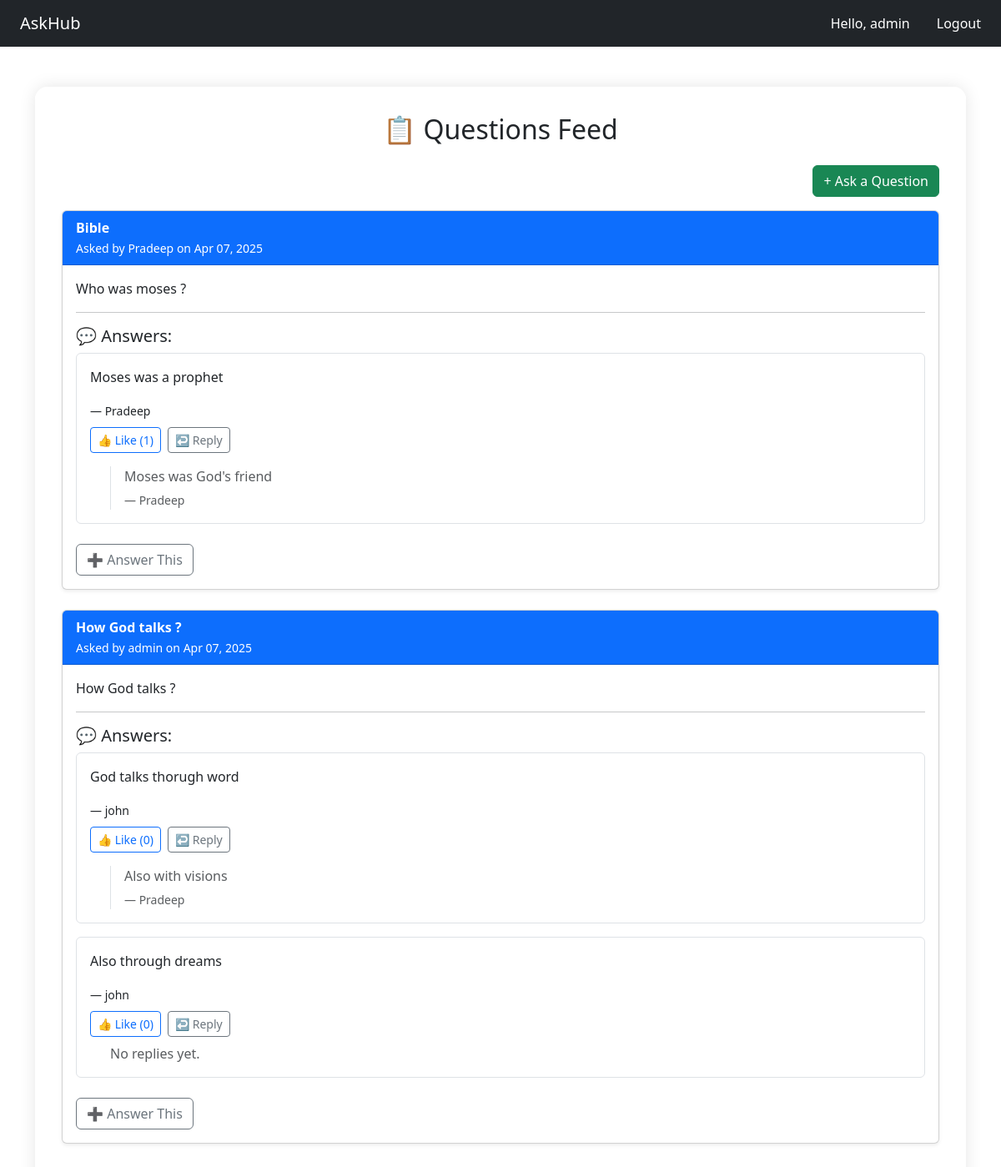
Screenshot of /app/dashboard/ (signed in) with the database file from the repository.
### app/models.py (models this page shows, shortened)
class Question(models.Model):
    title = models.CharField(max_length=200)
    description = models.TextField()
    created_by = models.ForeignKey(User, on_delete=models.CASCADE)
    created_at = models.DateTimeField(auto_now_add=True)

class Answer(models.Model):
    question = models.ForeignKey(Question, related_name="answers", on_delete=models.CASCADE)
    content = models.TextField()
    created_by = models.ForeignKey(User, on_delete=models.CASCADE)
    created_at = models.DateTimeField(auto_now_add=True)
    likes = models.ManyToManyField(User, related_name="liked_answers", blank=True)
    def total_likes(self):
        return self.likes.count()

class Reply(models.Model):
    answer = models.ForeignKey(Answer, related_name='replies', on_delete=models.CASCADE)
    content = models.TextField()
    created_by = models.ForeignKey(User, on_delete=models.CASCADE)
    created_at = models.DateTimeField(auto_now_add=True)

### app/views.py (the view)
# urls.py: path('dashboard/', dashboard, name='dashboard'),
@login_required
def dashboard(request):
    questions = Question.objects.all().order_by('-created_at')
    return render(request, 'dashboard.html', {'questions': questions})

### templates/dashboard.html (shortened to what this page needs)
{% extends 'base.html' %}
{% load static %}
{% block content %}
<div class="container dashboard-overlay">
    <h2 class="text-center mb-4">📋 Questions Feed</h2>
    <div class="text-end mb-3">
        <a href="{% url 'add_question' %}" class="btn btn-success">+ Ask a Question</a>
    </div>
    {% for question in questions %}
        <div class="card mb-4 shadow-sm">
            <div class="card-header bg-primary text-white">
                <strong>{{ question.title }}</strong><br>
                <small>Asked by {{ question.created_by.username }} on {{ question.created_at|date:"M d, Y" }}</small>
            </div>
            <div class="card-body">
                <p>{{ question.description }}</p>
                <hr>
                <h5>💬 Answers:</h5>
                {% for answer in question.answers.all %}
                    <div class="border p-3 mb-3 rounded">
                        <p>{{ answer.content }}</p>
                        <small>— {{ answer.created_by.username }}</small>
                        <div class="d-flex align-items-center gap-2 mt-2">
                            <form method="post" action="{% url 'like_answer' answer.id %}">
                                <button class="btn btn-sm btn-outline-primary">👍 Like ({{ answer.total_likes }})</button>
                            </form>
                            <a href="{% url 'add_reply' answer.id %}" class="btn btn-sm btn-outline-secondary">↩️ Reply</a>
                        </div>
                        {% for reply in answer.replies.all %}
                            <div class="mt-3 ms-4 border-start ps-3 text-muted">
                                <p class="mb-1">{{ reply.content }}</p>
                                <small>— {{ reply.created_by.username }}</small>
                            </div>
                        {% empty %}
                            <div class="ms-4 mt-2 text-muted">No replies yet.</div>
                        {% endfor %}
                    </div>
                {% empty %}
                    <p class="text-muted">No answers yet.</p>
                {% endfor %}
                <a href="{% url 'add_answer' question.id %}" class="btn btn-outline-secondary mt-2">➕ Answer This</a>
            </div>
        </div>
    {% empty %}
        <p>No questions found.</p>
    {% endfor %}
</div>
{% endblock %}

### templates/base.html (shortened to what this page needs)
<!DOCTYPE html>
<html>
<head>
    <link href="https://cdn.jsdelivr.net/npm/bootstrap@5.3.3/dist/css/bootstrap.min.css" rel="stylesheet">
</head>
<body>
    <nav class="navbar navbar-expand-lg navbar-dark bg-dark px-4">
        {% if user.is_authenticated %}
            <a class="navbar-brand" href="{% url 'dashboard' %}">AskHub</a>
        {% else %}
            <a class="navbar-brand" href="{% url 'home' %}">AskHub</a>
        {% endif %}
        <div class="ms-auto d-flex align-items-center gap-3">
            {% if user.is_authenticated %}
                <span class="text-white me-3">Hello, {{ user.username }}</span>
                <form method="POST" action="{% url 'logout' %}">
                    <button type="submit" class="btn btn-link nav-link text-white" style="text-decoration: none;">Logout</button>
                </form>
            {% else %}
                <a class="nav-link text-white" href="{% url 'login' %}">Login</a>
                <a class="nav-link text-white ms-2" href="{% url 'register' %}">Register</a>
            {% endif %}
        </div>
    </nav>
    <div class="container mt-5">
        {% block content %}
        {% endblock %}
    </div>
</body>
</html>

### templates/dashboard.html (style rules this page uses)
.dashboard-overlay { background-color: rgba(255, 255, 255, 0.95); padding: 2rem; border-radius: 15px; margin-top: 2rem; box-shadow: 0 0 20px rgba(0,0,0,0.1); }

### rows the page displays
Question: title "Bible", created_by.username "Pradeep", created_at "Apr 07, 2025", description "Who was moses ?"
Answer: content "Moses was a prophet", created_by.username "Pradeep", total_likes "1"
Reply: content "Moses was God's friend", created_by.username "Pradeep"
Question: title "How God talks ?", created_by.username "admin", created_at "Apr 07, 2025", description "How God talks ?"
Answer: content "God talks thorugh word", created_by.username "john", total_likes "0"
Reply: content "Also with visions", created_by.username "Pradeep"
Answer: content "Also through dreams", created_by.username "john", total_likes "0"

### other values shown
{{ user.username }} "admin"
